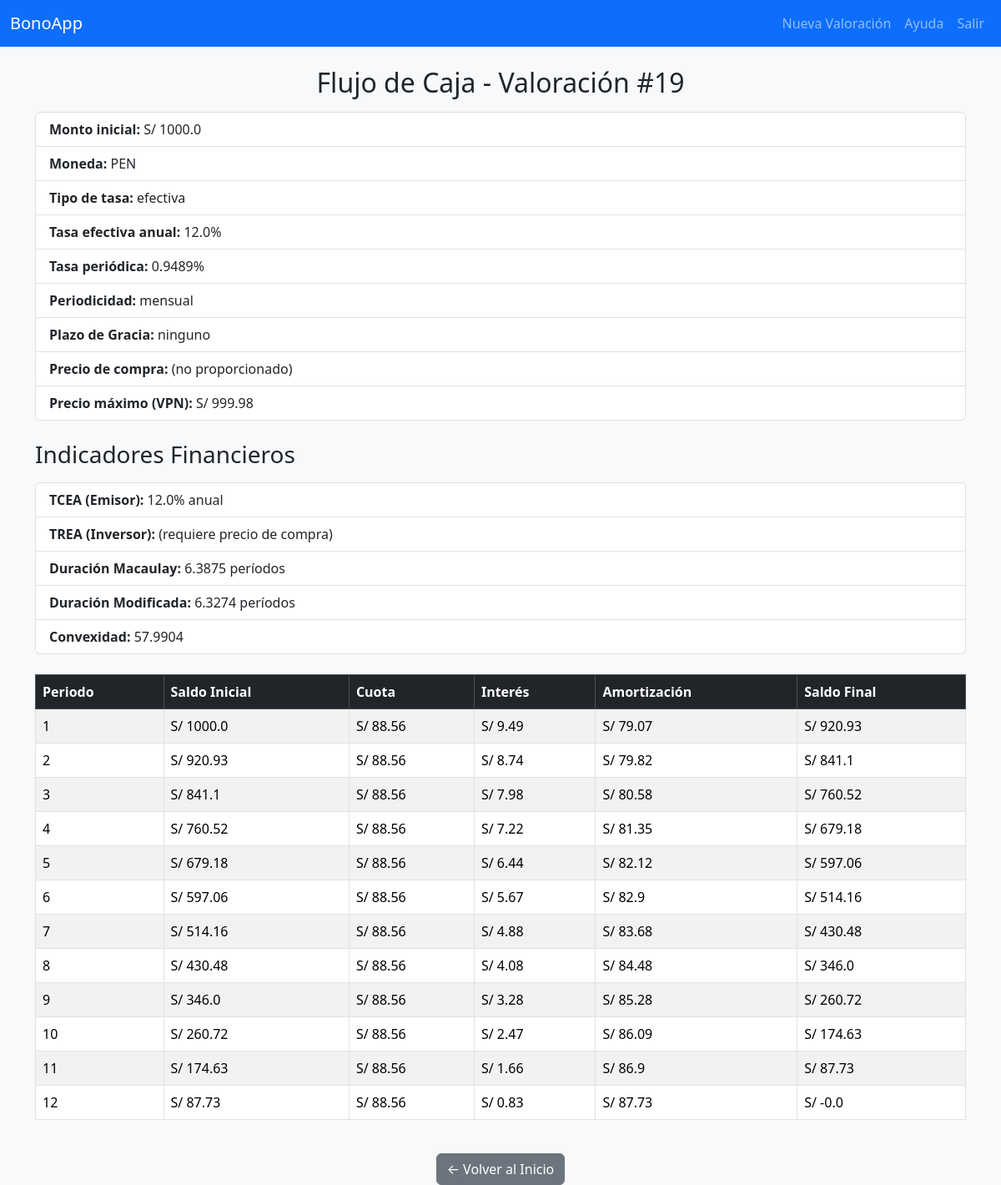
Screenshot of /bono/19/flow (signed in) with the database file from the repository.
### tables this page shows
CREATE TABLE valoracion_bono (
            id_valoracion INTEGER PRIMARY KEY AUTOINCREMENT,
            user_id INTEGER NOT NULL,
            monto_bono REAL NOT NULL,
            tasa_anual REAL NOT NULL,
            plazo_meses INTEGER NOT NULL,
            periodicidad TEXT NOT NULL,
            plazo_gracia TEXT NOT NULL,
            metodo TEXT NOT NULL,
            precio_compra REAL, currency TEXT DEFAULT 'PEN', rate_type TEXT DEFAULT 'efectiva', capitalization INTEGER DEFAULT 12,
            FOREIGN KEY(user_id) REFERENCES users(id)
        );

### app.py (the view, shortened to what this page needs)
@app.route("/bono/<int:id_valoracion>/flow")
def bono_flow(id_valoracion):
    if "user_id" not in session:
        flash("Debes iniciar sesión primero.")
        return redirect(url_for("login"))
    db = get_db()
    bono = db.execute(
        "SELECT * FROM valoracion_bono WHERE id_valoracion = ? AND user_id = ?",
        (id_valoracion, session["user_id"])
    ).fetchone()
    if not bono:
        flash("Valoración no encontrada.")
        return redirect(url_for("home"))
    P = bono["monto_bono"]
    tasa_input = bono["tasa_anual"] / 100.0
    periodicidad = bono["periodicidad"]
    plazo_gracia = bono["plazo_gracia"]
    precio_compra = bono["precio_compra"]
    currency = bono["currency"]
    rate_type = bono["rate_type"]
    capitalization = bono["capitalization"]
    if periodicidad == "trimestral":
        freq = 4
        step = 3
    else:
        freq = 12
        step = 1
    if rate_type == "efectiva":
        i = (1 + tasa_input) ** (1 / freq) - 1
        eff_annual = tasa_input
    else:
        m = capitalization or freq
        eff_annual = (1 + tasa_input / m) ** m - 1
        i = (1 + eff_annual) ** (1 / freq) - 1
    total_periods = math.ceil(bono["plazo_meses"] / step)
    flujo = []
    saldo = P
    start = 1
    if plazo_gracia == "parcial":
        interes0 = saldo * i
        flujo.append({
            "periodo": 1,
            "saldo_ini": round(saldo, 2),
            "cuota": round(interes0, 2),
            "interes": round(interes0, 2),
            "amortizacion": 0.0,
            "saldo_fin": round(saldo, 2)
        })
        n_rest = total_periods - 1
        cuota = saldo * (i / (1 - (1 + i) ** (-n_rest)))
        start = 2
    else:
        cuota = P * (i / (1 - (1 + i) ** (-total_periods)))
    for t in range(start, total_periods + 1):
        interes    = saldo * i
        amortiza   = cuota - interes
        saldo_fin  = saldo - amortiza
        flujo.append({
            "periodo":      t,
            "saldo_ini":    round(saldo, 2),
            "cuota":        round(cuota, 2),
            "interes":      round(interes, 2),
            "amortizacion": round(amortiza, 2),
            "saldo_fin":    round(saldo_fin, 2)
        })
        saldo = saldo_fin
    pv_flows = [row["cuota"] / ((1 + i) ** row["periodo"]) for row in flujo]
    price_max = round(sum(pv_flows), 2)
    duration = sum(row["periodo"] * pv for row, pv in zip(flujo, pv_flows)) / price_max
    duration_mod = duration / (1 + i)
    convexity = sum(
        row["cuota"] * row["periodo"] * (row["periodo"] + 1) /
        ((1 + i) ** (row["periodo"] + 2))
        for row in flujo
    ) / price_max
    tcea = (1 + i) ** freq - 1
    trea = None
    if precio_compra:
        cfs = [-precio_compra] + [row["cuota"] for row in flujo]
        tir_p = irr(cfs)
        trea = (1 + tir_p) ** freq - 1
    return render_template("flow.html",
        bono=bono,
        flujo=flujo,
        currency=currency,
        rate_type=rate_type,
        capitalization=capitalization,
        eff_annual=round(eff_annual * 100, 4),
        tasa_periodica=round(i * 100, 4),
        price_max=price_max,
        duration=round(duration, 4),
        duration_mod=round(duration_mod, 4),
        convexity=round(convexity, 4),
        tcea=round(tcea * 100, 4),
        trea=(round(trea * 100, 4) if trea is not None else None)
    )

### app.py (called while the page is built)
def get_db():
    if 'db' not in g:
        g.db = sqlite3.connect(DB_PATH)
        g.db.row_factory = sqlite3.Row
    return g.db

### templates/flow.html (shortened to what this page needs)
{% extends 'base.html' %}
{% block content %}
{% set sym_map = {'PEN':'S/','USD':'$','EUR':'€'} %}
{% set symbol = sym_map.get(currency, '') %}
<div class="row justify-content-center">
  <div class="col-12">
    <h2 class="mb-3 text-center">Flujo de Caja - Valoración #{{ bono.id_valoracion }}</h2>
    <ul class="list-group mb-4">
      <li class="list-group-item"><strong>Monto inicial:</strong> {{ symbol }} {{ bono.monto_bono }}</li>
      <li class="list-group-item"><strong>Moneda:</strong> {{ currency }}</li>
      <li class="list-group-item"><strong>Tipo de tasa:</strong> {{ rate_type }}</li>
      <li class="list-group-item"><strong>Tasa efectiva anual:</strong> {{ eff_annual }}%</li>
      <li class="list-group-item"><strong>Tasa periódica:</strong> {{ tasa_periodica }}%</li>
      <li class="list-group-item"><strong>Periodicidad:</strong> {{ bono.periodicidad }}</li>
      <li class="list-group-item"><strong>Plazo de Gracia:</strong> {{ bono.plazo_gracia }}</li>
      <li class="list-group-item"><strong>Precio de compra:</strong>
        {% if bono.precio_compra %}{{ symbol }} {{ bono.precio_compra }}{% else %}(no proporcionado){% endif %}
      </li>
      <li class="list-group-item"><strong>Precio máximo (VPN):</strong> {{ symbol }} {{ price_max }}</li>
    </ul>
    <h3 class="mb-3">Indicadores Financieros</h3>
    <ul class="list-group mb-4">
      <li class="list-group-item"><strong>TCEA (Emisor):</strong> {{ tcea }}% anual</li>
      <li class="list-group-item"><strong>TREA (Inversor):</strong>
        {% if trea is not none %}{{ trea }}% anual{% else %}(requiere precio de compra){% endif %}
      </li>
      <li class="list-group-item"><strong>Duración Macaulay:</strong> {{ duration }} períodos</li>
      <li class="list-group-item"><strong>Duración Modificada:</strong> {{ duration_mod }} períodos</li>
      <li class="list-group-item"><strong>Convexidad:</strong> {{ convexity }}</li>
    </ul>
    <div class="table-responsive">
      <table class="table table-bordered table-striped">
        <thead class="table-dark">
          <tr>
            <th>Periodo</th>
            <th>Saldo Inicial</th>
            <th>Cuota</th>
            <th>Interés</th>
            <th>Amortización</th>
            <th>Saldo Final</th>
          </tr>
        </thead>
        <tbody>
          {% for row in flujo %}
          <tr>
            <td>{{ row.periodo }}</td>
            <td>{{ symbol }} {{ row.saldo_ini }}</td>
            <td>{{ symbol }} {{ row.cuota }}</td>
            <td>{{ symbol }} {{ row.interes }}</td>
            <td>{{ symbol }} {{ row.amortizacion }}</td>
            <td>{{ symbol }} {{ row.saldo_fin }}</td>
          </tr>
          {% endfor %}
        </tbody>
      </table>
    </div>
    <div class="text-center mt-4">
      <a class="btn btn-secondary" href="{{ url_for('home') }}">← Volver al Inicio</a>
    </div>
  </div>
</div>
{% endblock %}

### rows the page displays
valoracion_bono: id_valoracion "19", monto_bono "1000.0", currency "PEN", rate_type "efectiva", periodicidad "mensual", plazo_gracia "ninguno"

### other values shown
{{ symbol }} "S/"
{{ eff_annual }} "12.0"
{{ tasa_periodica }} "0.9489"
{{ price_max }} "999.98"
{{ tcea }} "12.0"
{{ duration }} "6.3875"
{{ duration_mod }} "6.3274"
{{ convexity }} "57.9904"
{{ row.periodo }} "1" "2" "3" "4" "5" "6" "7" "8" "9" "10" "11" "12"
{{ symbol }} "S/" "S/" "S/" "S/" "S/" "S/" "S/" "S/" "S/" "S/" "S/" "S/"
{{ row.saldo_ini }} "1000.0" "920.93" "841.1" "760.52" "679.18" "597.06" "514.16" "430.48" "346.0" "260.72" "174.63" "87.73"
{{ row.cuota }} "88.56" "88.56" "88.56" "88.56" "88.56" "88.56" "88.56" "88.56" "88.56" "88.56" "88.56" "88.56"
{{ row.interes }} "9.49" "8.74" "7.98" "7.22" "6.44" "5.67" "4.88" "4.08" "3.28" "2.47" "1.66" "0.83"
{{ row.amortizacion }} "79.07" "79.82" "80.58" "81.35" "82.12" "82.9" "83.68" "84.48" "85.28" "86.09" "86.9" "87.73"
{{ row.saldo_fin }} "920.93" "841.1" "760.52" "679.18" "597.06" "514.16" "430.48" "346.0" "260.72" "174.63" "87.73" "-0.0"
